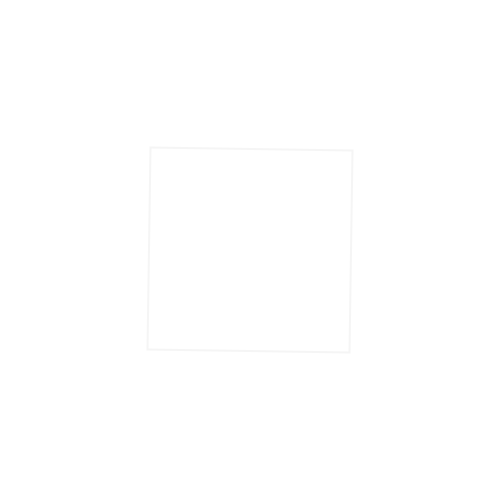
Frame 1 (no input)
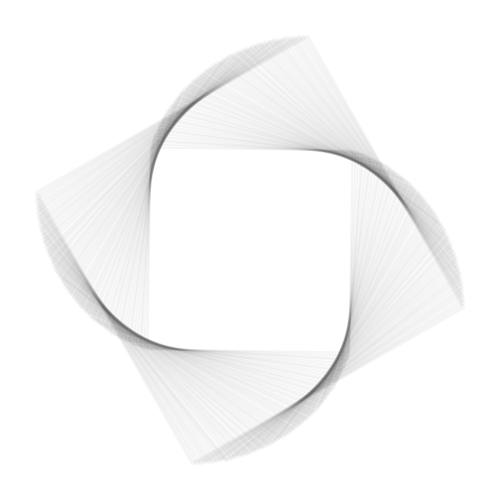
Frame 60 (the mouse pressed at the canvas centre just before this capture)
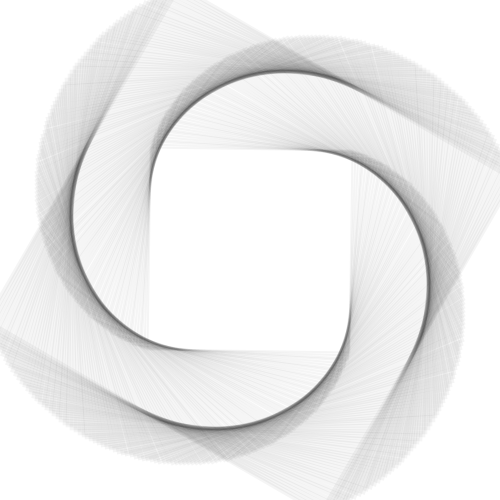
Frame 120 (the mouse held since frame 60 and released just before this capture)

The Processing sketch that drew these frames (run headless with seeded random() and noise(); from frame 60 on, the mouse is pressed at the canvas centre):

// Processing sketch: E13_Transformations
// ── E13_Transformations.pde
void setup() {
  size(500, 500);
  background(255);
}

void draw() {
  
  noFill();
  strokeWeight(2);
  stroke(0, 0, 0, 10);
  
  //translate(width / 2, height / 2);
  //rotate(radians(45));
  //rect(0, 0, 200, 200);
  //rect(width / 2, 0, 200, 200);
  //fill(255, 0, 255);
  //translate(0, -100);
  //rect(width / 2, 0, 200, 200);
  //fill(0, 0, 255);
  //rect(width / 2 + 100, 0, 200, 200);
  
  //translate(width / 2, 0);
  //rotate(radians(45));
  //rect(0, 0, 200, 200);
  
  //translate(, 0);
  //rotate(radians(45));
  //rect(width / 2, 0, 200, 200);
 
  translate(width / 2, height / 2);
  rotate(radians(frameCount));
  scale(sin((float) frameCount / 100) + 1);
  rectMode(CENTER);
  rect(0, 0, 200, 200);
}
